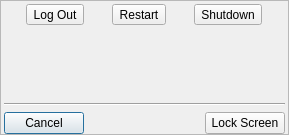
<?xml version="1.0" encoding="UTF-8"?>
<ui version="4.0">
 <class>SystemWindow</class>
 <widget class="QDialog" name="SystemWindow">
  <property name="geometry">
   <rect>
    <x>0</x>
    <y>0</y>
    <width>289</width>
    <height>135</height>
   </rect>
  </property>
  <property name="windowTitle">
   <string>System Options</string>
  </property>
  <layout class="QVBoxLayout" name="verticalLayout">
   <property name="margin">
    <number>0</number>
   </property>
   <item>
    <widget class="QFrame" name="frame">
     <property name="frameShape">
      <enum>QFrame::StyledPanel</enum>
     </property>
     <property name="frameShadow">
      <enum>QFrame::Raised</enum>
     </property>
     <layout class="QVBoxLayout" name="verticalLayout_2">
      <property name="leftMargin">
       <number>3</number>
      </property>
      <property name="topMargin">
       <number>3</number>
      </property>
      <property name="rightMargin">
       <number>3</number>
      </property>
      <property name="bottomMargin">
       <number>0</number>
      </property>
      <item>
       <layout class="QHBoxLayout" name="horizontalLayout">
        <item>
         <widget class="QToolButton" name="tool_logout">
          <property name="text">
           <string>Log Out</string>
          </property>
          <property name="iconSize">
           <size>
            <width>60</width>
            <height>60</height>
           </size>
          </property>
          <property name="toolButtonStyle">
           <enum>Qt::ToolButtonTextUnderIcon</enum>
          </property>
         </widget>
        </item>
        <item>
         <widget class="QToolButton" name="tool_restart">
          <property name="text">
           <string>Restart</string>
          </property>
          <property name="iconSize">
           <size>
            <width>60</width>
            <height>60</height>
           </size>
          </property>
          <property name="toolButtonStyle">
           <enum>Qt::ToolButtonTextUnderIcon</enum>
          </property>
         </widget>
        </item>
        <item>
         <widget class="QToolButton" name="tool_shutdown">
          <property name="text">
           <string>Shutdown</string>
          </property>
          <property name="iconSize">
           <size>
            <width>60</width>
            <height>60</height>
           </size>
          </property>
          <property name="toolButtonStyle">
           <enum>Qt::ToolButtonTextUnderIcon</enum>
          </property>
         </widget>
        </item>
       </layout>
      </item>
      <item>
       <spacer name="verticalSpacer">
        <property name="orientation">
         <enum>Qt::Vertical</enum>
        </property>
        <property name="sizeHint" stdset="0">
         <size>
          <width>20</width>
          <height>40</height>
         </size>
        </property>
       </spacer>
      </item>
      <item>
       <widget class="Line" name="line">
        <property name="orientation">
         <enum>Qt::Horizontal</enum>
        </property>
       </widget>
      </item>
      <item>
       <layout class="QHBoxLayout" name="horizontalLayout_2">
        <item>
         <widget class="QPushButton" name="push_cancel">
          <property name="text">
           <string>Cancel</string>
          </property>
         </widget>
        </item>
        <item>
         <spacer name="horizontalSpacer">
          <property name="orientation">
           <enum>Qt::Horizontal</enum>
          </property>
          <property name="sizeHint" stdset="0">
           <size>
            <width>40</width>
            <height>20</height>
           </size>
          </property>
         </spacer>
        </item>
        <item>
         <widget class="QPushButton" name="push_lock">
          <property name="text">
           <string>Lock Screen</string>
          </property>
         </widget>
        </item>
       </layout>
      </item>
     </layout>
    </widget>
   </item>
  </layout>
 </widget>
 <resources/>
 <connections/>
</ui>
